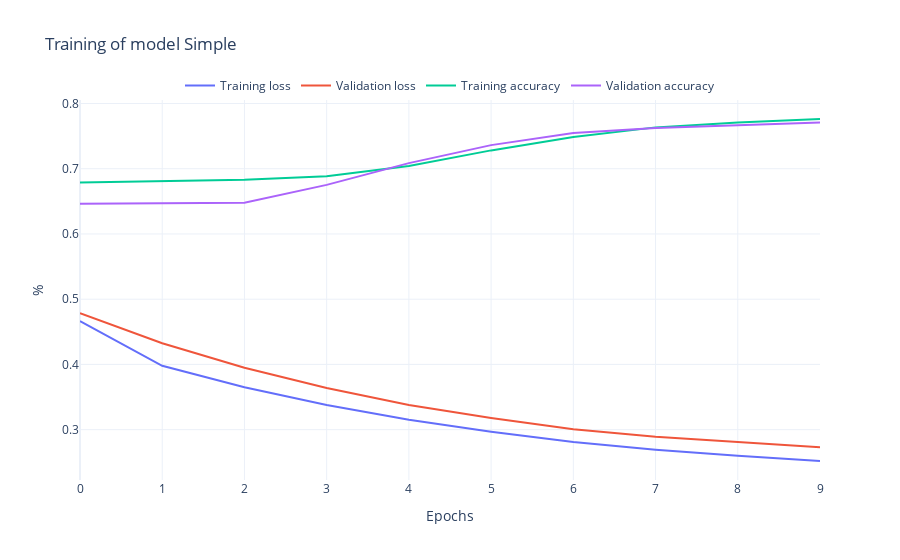

Notebook code for this chart:
### Markdown cell above
#### Plot the training and validation loss

### Code cell
rst.plot_history(history_simple, "Simple")

### Figure 1 — Plotly figure (JSON) as saved in the notebook; plotly's stock layout.template omitted (floating-point values rounded to 4 significant figures)
{"data": [{"mode": "lines", "name": "Training loss", "type": "scatter", "y": [0.4665, 0.3979, 0.365, 0.3379, 0.3153, 0.2968, 0.2811, 0.2694, 0.2601, 0.252]}, {"mode": "lines", "name": "Validation loss", "type": "scatter", "y": [0.4786, 0.4324, 0.395, 0.364, 0.3379, 0.3178, 0.3005, 0.2892, 0.2809, 0.273]}, {"mode": "lines", "name": "Training accuracy", "type": "scatter", "y": [0.6788, 0.6809, 0.6832, 0.6885, 0.704, 0.7281, 0.7486, 0.7634, 0.7709, 0.7762]}, {"mode": "lines", "name": "Validation accuracy", "type": "scatter", "y": [0.6464, 0.6471, 0.648, 0.6752, 0.7086, 0.7362, 0.7547, 0.7623, 0.7667, 0.7707]}], "layout": {"legend": {"bgcolor": "rgba(255,255,255,0.5)", "orientation": "h", "x": 0.5, "xanchor": "center", "y": 1, "yanchor": "bottom"}, "title": {"text": "Training of model Simple"}, "xaxis": {"title": {"text": "Epochs"}}, "yaxis": {"title": {"text": "%"}}}}
